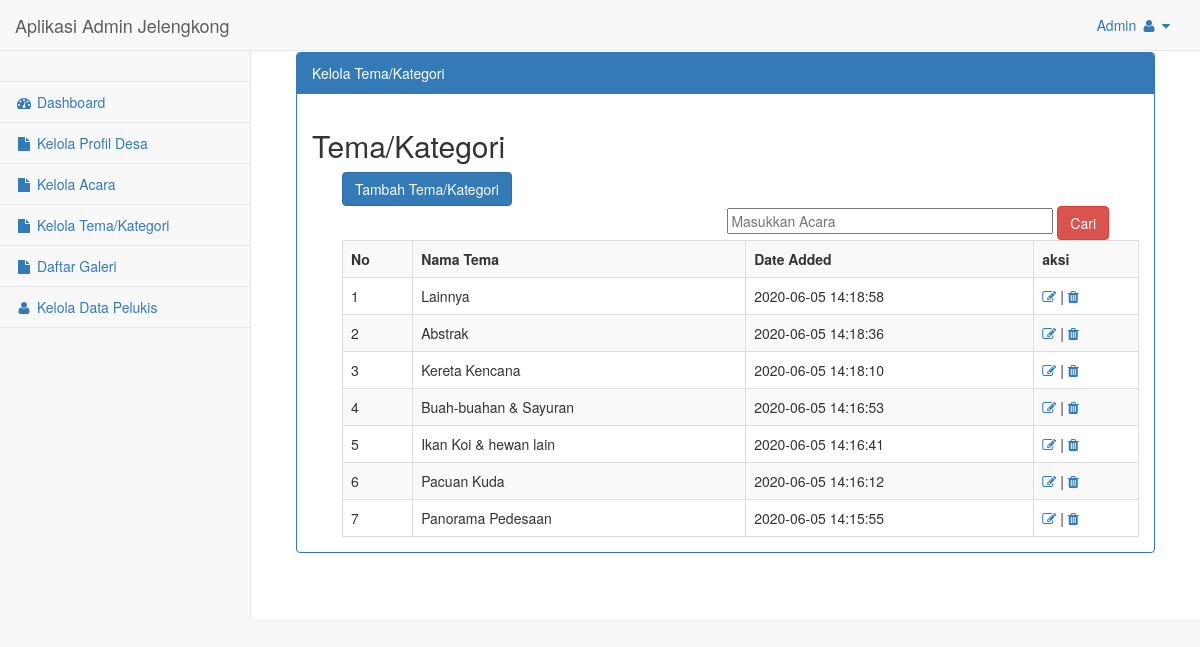
Page /admin/media.php?module=tema (signed in) on the committed database.
### tables this page shows
CREATE TABLE `tbl_tema` (
  `id_tema` int(11) NOT NULL,
  `tema` varchar(100) NOT NULL,
  `date_added` timestamp NOT NULL DEFAULT current_timestamp() ON UPDATE current_timestamp()
);

### admin/modul/mod_tema/tema.php (the view, shortened to what this page needs)
        <div id="page-wrapper">
            <div class="container-fluid">
                <div class="row">
                    <div class="col-lg-12">
                    </div>
                </div>
                <div class="row">
                    <div class="col-lg-12">
                        <div class="panel panel-primary">
                            <div class="panel-heading">
                                Kelola Tema/Kategori
                            </div>
                            <div class="panel-body">
                                <?php
include "../../../config/koneksi.php";
 if (empty($_SESSION['username']) AND empty($_SESSION['password'])){
  echo "<link href='style.css' rel='stylesheet' type='text/css'>
 <center>Untuk mengakses modul, Anda harus login <br>";
  echo "<a href=../../index.php><b>LOGIN</b></a></center>";
}
else{
$aksi="modul/mod_tema/aksi_tema.php";
switch($_GET[act]){
  default:
    echo "<h2>Tema/Kategori</h2>";
  echo "<div style='text-align:left;padding-left:30px;'>
          <input class='btn btn-primary' type=button value='Tambah Tema/Kategori'
          onclick=\"window.location.href='?module=tema&act=tambahtema';\">";
  echo "<div style='text-align:right;padding-right:30px;'>
         <form method='POST' action=?module=tema&act=caritema>
     <input type=text name='cari'  placeholder='Masukkan Acara' list='auto' size=40 required/> <input type=submit class='btn btn-danger' value='Cari'>";
    echo"<datalist id='auto'>";
  echo"</datalist></form>
      </div>";
     echo" <table class='table table-striped table-bordered table-hover'>
          <tr><th>No</th><th>Nama Tema</th><th>Date Added</th><th>aksi</th></tr>";
    $tampil=mysqli_query($config,"SELECT * FROM tbl_tema ORDER BY id_tema DESC");
    $no=1;
    while ($r=mysqli_fetch_array($tampil)){
       echo "<tr><td>$no</td>
             <td>$r[tema]</td>
       <td>$r[date_added]</td>
         <td>
        <a href=?module=tema&act=edittema&id=$r[id_tema]><i class='fa fa-pencil-square-o'></i></a> |
        <a href=$aksi?module=tema&act=hapus&id=$r[id_tema]><i class='fa fa-trash'></i></a></td>
        </tr>";
      $no++;
    }
    echo "</table>";
    break;
  }
}
?>
                            </div>
                        </div>
                    </div>
                </div>
            </div>
        </div>

### admin/media.php (shortened to what this page needs)
<!DOCTYPE html>
<html lang='en'>
<head>
    <link href='../pelukis/vendor/bootstrap/css/bootstrap.min.css' rel='stylesheet'>
    <link href='../pelukis/vendor/metisMenu/metisMenu.min.css' rel='stylesheet'>
    <link href='../pelukis/dist/css/sb-admin-2.css' rel='stylesheet'>
    <link href='../pelukis/dist/css/bootstrap-table.css' rel='stylesheet'>
    <link href='../pelukis/dist/css/datepicker.css' rel='stylesheet'>
    <link href='../pelukis/vendor/morrisjs/morris.css' rel='stylesheet'>
    <link href='../pelukis/vendor/font-awesome/css/font-awesome.min.css' rel='stylesheet' type='text/css'>
</head>
<body>
    <div id='wrapper'>
        <?php
include 'content.php';
?>
    </div>
</body>
</html>

### admin/content.php (shortened to what this page needs)
<?php
include '../config/koneksi.php';
if ( $_GET[module] == 'home' ) {
    include 'sidebar.php';
    include 'modul/mod_home/home.php';
} elseif ( $_GET[module] == 'acara' ) {
    include 'sidebar.php';
    include 'modul/mod_acara/acara.php';
} elseif ( $_GET[module] == 'galeri' ) {
    include 'sidebar.php';
    include 'modul/mod_galeri/galeri.php';
} elseif ( $_GET[module] == 'profil' ) {
    include 'sidebar.php';
    include 'modul/mod_profil/profil.php';
} elseif ( $_GET[module] == 'komentar' ) {
    include 'sidebar.php';
    include 'modul/mod_komentar/komentar.php';
} elseif ( $_GET[module] == 'profile_desa' ) {
    include 'sidebar.php';
    include 'modul/mod_profil_desa/profile_desa.php';
} elseif ( $_GET[module] == 'tema' ) {
    include 'sidebar.php';
    include 'modul/mod_tema/tema.php';
} elseif ( $_GET[module] == 'modulprak' ) {
    include 'sidebar.php';
    include 'modul/mod_modulprak/modulprak.php';
} elseif ( $_GET[module] == 'jurnal' ) {
    include 'sidebar.php';
    include 'modul/mod_jurnal/jurnal.php';
} elseif ( $_GET[module] == 'pengaturanujian' ) {
    include 'sidebar.php';
    include 'modul/mod_pengaturanujian/pengaturanujian.php';
} elseif ( $_GET[module] == 'panduan' ) {
    include 'sidebar.php';
    include 'modul/mod_panduan/panduan.php';
} elseif ( $_GET[module] == 'users' ) {
    include 'sidebar.php';
    include 'modul/mod_users/users.php';
}
else {
    echo '<p><b>MODUL BELUM ADA ATAU BELUM LENGKAP</b></p>';
}
?>

### admin/sidebar.php (shortened to what this page needs)
<nav class="navbar navbar-default navbar-static-top" role="navigation" style="margin-bottom: 0">
    <div class="navbar-header">
        <a class="navbar-brand" href="#">Aplikasi Admin Jelengkong</a>
    </div>
    <ul class="nav navbar-top-links navbar-right">
        <li class="dropdown">
            <a class="dropdown-toggle" data-toggle="dropdown" href="#">
                <?php echo $_SESSION[username] ?>
                <i class="fa fa-user fa-fw"></i> <i class="fa fa-caret-down"></i>
            </a>
        </li>
    </ul>
    <div class="navbar-default sidebar" role="navigation">
        <div class="sidebar-nav navbar-collapse">
            <ul class="nav" id="side-menu">
                <li class="sidebar-search">
                </li>
                <li>
                    <a href="?module=home"><i class="fa fa-dashboard fa-fw"></i> Dashboard</a>
                </li>
                <li>
                    <a href="?module=profile_desa"><i class="fa fa-file fa-fw"></i> Kelola Profil Desa</a>
                </li>
                <li>
                    <a href="?module=acara"><i class="fa fa-file fa-fw"></i> Kelola Acara</a>
                </li>
                <li>
                    <a href="?module=tema"><i class="fa fa-file fa-fw"></i> Kelola Tema/Kategori</a>
                </li>
                <li>
                    <a href="?module=galeri"><i class="fa fa-file fa-fw"></i> Daftar Galeri</a>
                </li>
                <li>
                    <a href="?module=users"><i class="fa fa-user fa-fw"></i> Kelola Data Pelukis</a>
                </li>
            </ul>
        </div>
    </div>
</nav>

### rows in the picture
tbl_tema: tema "Lainnya", date_added "2020-06-05 14:18:58"
tbl_tema: tema "Abstrak", date_added "2020-06-05 14:18:36"
tbl_tema: tema "Kereta Kencana", date_added "2020-06-05 14:18:10"
tbl_tema: tema "Buah-buahan & Sayuran", date_added "2020-06-05 14:16:53"
tbl_tema: tema "Ikan Koi & hewan lain", date_added "2020-06-05 14:16:41"
tbl_tema: tema "Pacuan Kuda", date_added "2020-06-05 14:16:12"
tbl_tema: tema "Panorama Pedesaan", date_added "2020-06-05 14:15:55"

### other values in the picture
$_SESSION[username] "Admin"
